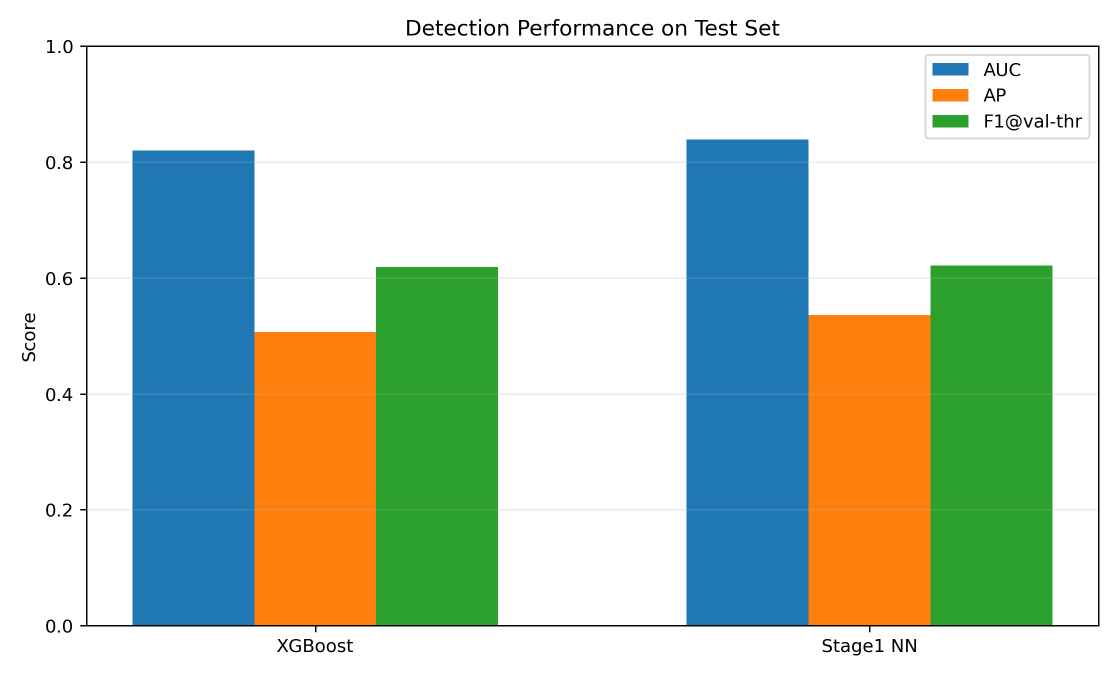
#> input picture 02_figures_final/Fig_R1_detection_compare.png, 2236 x 1352 px, given in place of Fig_M2_average_heatmaps.png, which was not available (shown at 1/2 size)
$ python generate_composite_result_figures.py
#> lines starting #> are read from the running program, lines starting #| are printed output that depends on the picture; pictures that were not available may be replaced by others from this repository, and a replacement may not be noted
import os

import matplotlib

matplotlib.use("Agg")
import matplotlib.image as mpimg
import matplotlib.pyplot as plt
from matplotlib.gridspec import GridSpec


CURRENT_DIR = os.path.dirname(os.path.abspath(__file__))
PROJECT_DIR = os.path.dirname(CURRENT_DIR)
FIG_DIR = os.path.join(PROJECT_DIR, "experiments", "paper_figures_v2")
MECH_DIR = os.path.join(PROJECT_DIR, "experiments", "mechanism_exploration_v1")
XGB_DIR = os.path.join(PROJECT_DIR, "experiments", "outputs_xgboost_explainability_v1")
HP_DIR = os.path.join(PROJECT_DIR, "experiments", "outputs_hierarchical_positive_inverter_explainability_v1")


def panel(ax, image_path, title, label):
#> called with title = 'Positive vs. negative mean tactile maps', label = 'A'
    img = mpimg.imread(image_path)
#> img is the input picture: shape (1352, 2236, 4) float32; mean R, G, B, A 0.751, 0.818, 0.748, 1
    ax.imshow(img)
    ax.set_xticks([])
    ax.set_yticks([])
    ax.set_title(title, fontsize=11, pad=8)
    ax.text(0.01, 0.98, label, transform=ax.transAxes, ha="left", va="top", fontsize=14, fontweight="bold", color="white",
            bbox=dict(boxstyle="round,pad=0.2", facecolor=(0.1, 0.2, 0.3, 0.75), edgecolor="none"))


def generate_mechanism_xgb_summary():
    fig = plt.figure(figsize=(16, 10), facecolor="white")
    gs = GridSpec(2, 2, figure=fig, width_ratios=[1.0, 1.45], height_ratios=[1.0, 1.0], wspace=0.08, hspace=0.12)

    ax_a = fig.add_subplot(gs[0, 0])
    ax_b = fig.add_subplot(gs[1, 0])
    ax_c = fig.add_subplot(gs[:, 1])

    panel(ax_a, os.path.join(MECH_DIR, "Fig_M2_average_heatmaps.png"), "Positive vs. negative mean tactile maps", "A")
    panel(ax_b, os.path.join(MECH_DIR, "Fig_M4_condition_trends.png"), "Condition-level trends across size and depth", "B")
#> call 2 of panel, with label = 'B'
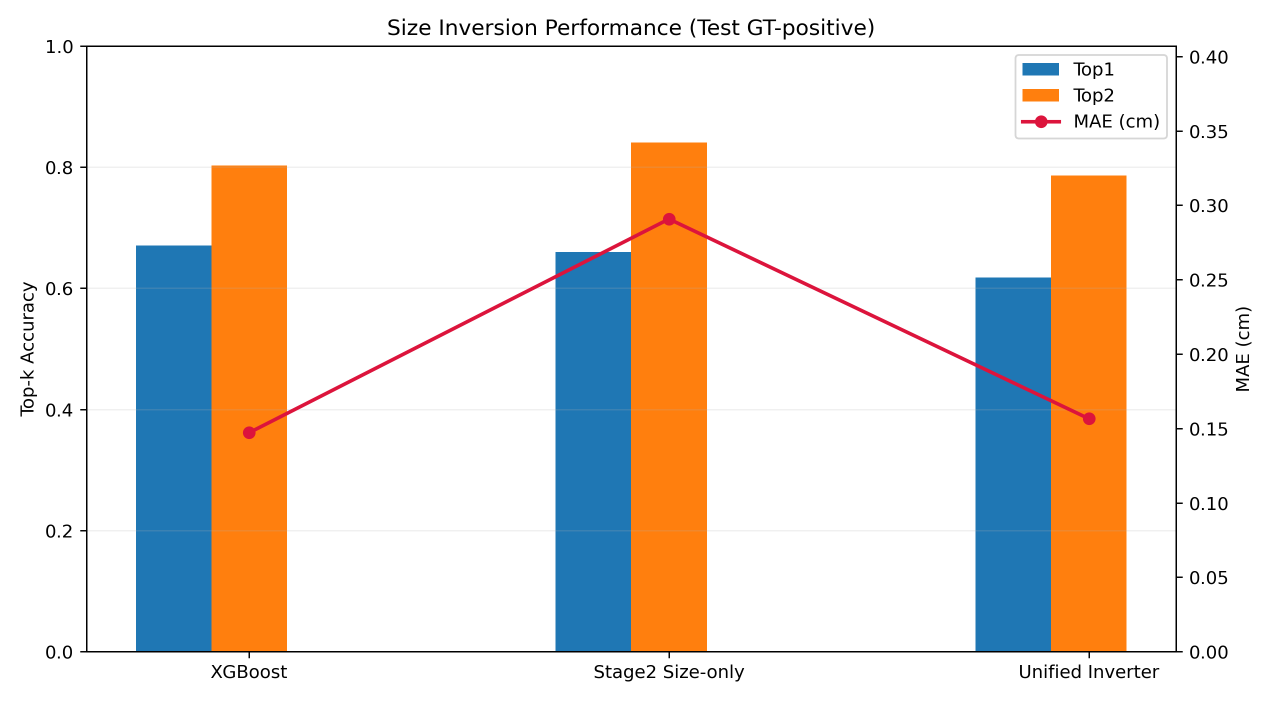
#> input picture 02_figures_final/Fig_R2_size_compare.png, 2548 x 1404 px, given in place of Fig_M4_condition_trends.png, which was not available (shown at 1/2 size)
#> in panel, img is the input picture: shape (1404, 2548, 4) float32; mean R, G, B, A 0.892, 0.871, 0.835, 1
    panel(ax_c, os.path.join(XGB_DIR, "Fig_XGB_depth_explainability_tbme.png"), "TBME-style XGBoost depth explainability figure", "C")
#> call 3 of panel, with label = 'C'
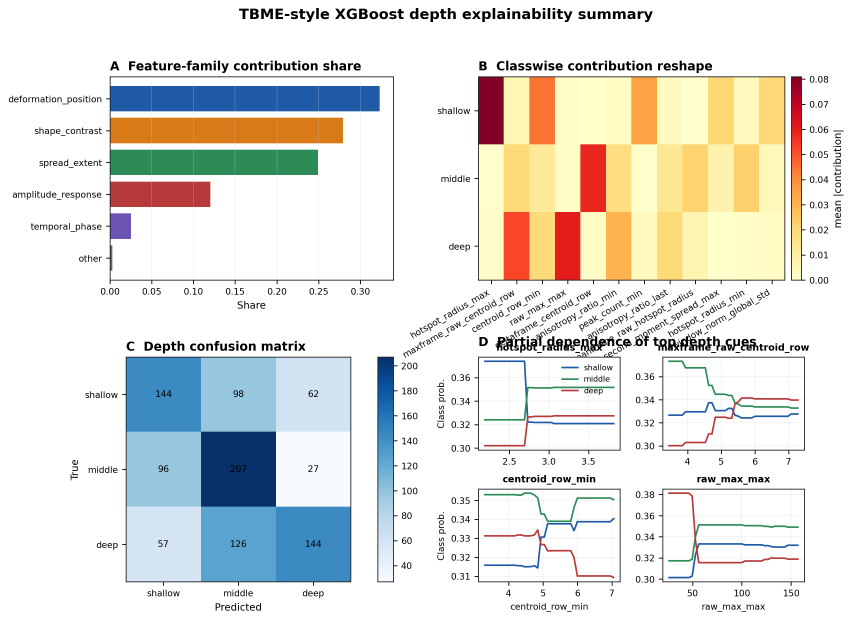
#> input picture 02_figures_final/Fig_XGB_depth_explainability_tbme.png, 2554 x 1861 px, found by its file name (shown at 1/3 size)
#> in panel, img is the input picture: shape (1861, 2554, 4) float32; mean R, G, B, A 0.884, 0.89, 0.868, 1

    fig.suptitle("Mechanism analysis and XGBoost depth explainability summary", fontsize=18, fontweight="bold", y=0.985)
    fig.tight_layout(rect=[0, 0, 1, 0.96])
    fig.savefig(os.path.join(FIG_DIR, "Fig_R12_mechanism_xgboost_summary.png"), dpi=220, bbox_inches="tight")
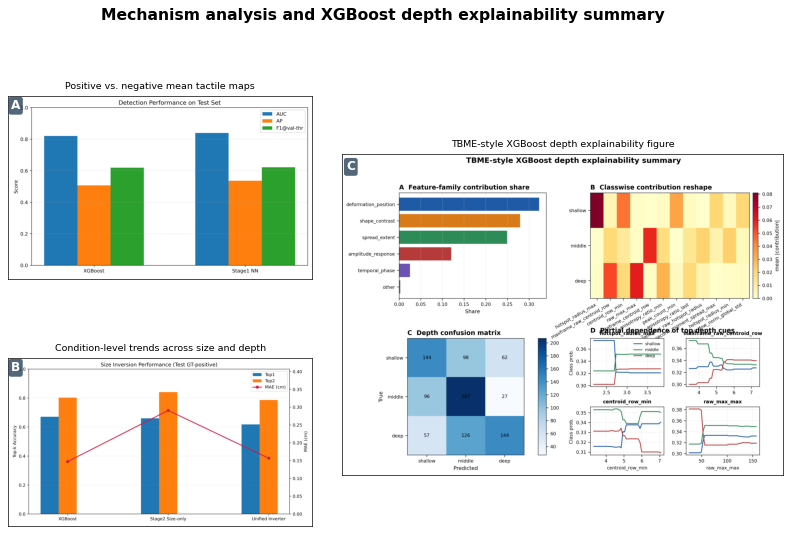
#> figure drawn by matplotlib, 3 panels
    plt.close(fig)


def generate_hierarchical_explain_summary():
    fig, axes = plt.subplots(2, 2, figsize=(14, 10), facecolor="white")
    panel(axes[0, 0], os.path.join(HP_DIR, "hierarchical_probe_family_comparison.png"), "Latent probe recovery by feature family", "A")
    panel(axes[0, 1], os.path.join(HP_DIR, "hierarchical_branch_ablation.png"), "Branch ablation of the unified inverter", "B")
    panel(axes[1, 0], os.path.join(HP_DIR, "hierarchical_phase_occlusion.png"), "Phase occlusion analysis", "C")
    panel(axes[1, 1], os.path.join(HP_DIR, "hierarchical_hard_pair_examples.png"), "Hard-pair examples: deep-large vs shallow-small", "D")
    fig.suptitle("Explainability summary of the hierarchical positive inverter", fontsize=18, fontweight="bold", y=0.98)
    fig.tight_layout(rect=[0, 0, 1, 0.96])
    fig.savefig(os.path.join(FIG_DIR, "Fig_R13_hierarchical_explainability_summary.png"), dpi=220, bbox_inches="tight")
    plt.close(fig)


def main():
    os.makedirs(FIG_DIR, exist_ok=True)
    generate_mechanism_xgb_summary()
    generate_hierarchical_explain_summary()
    print("Generated Fig_R12_mechanism_xgboost_summary.png and Fig_R13_hierarchical_explainability_summary.png")


if __name__ == "__main__":
#> (the run stopped early here; a loop or call above may not have finished)
